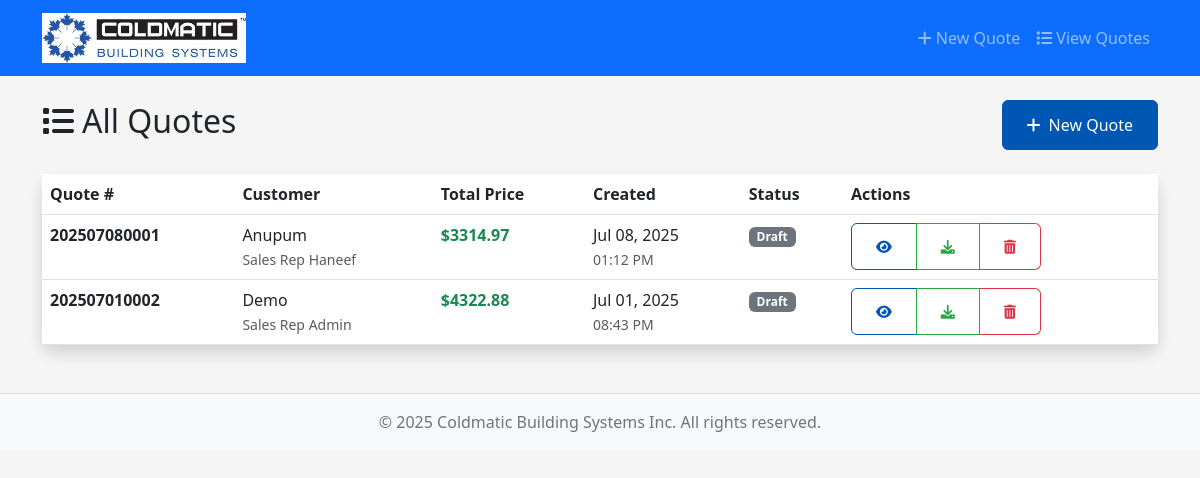
Screenshot of /quotes with the database file from the repository.
### models.py (models this page shows)
class Quote(db.Model):
    id = db.Column(Integer, primary_key=True)
    quote_number = db.Column(String(50), unique=True, nullable=False)
    created_date = db.Column(DateTime, default=datetime.utcnow)
    customer_name = db.Column(String(200))
    customer_address = db.Column(Text)
    attention_to = db.Column(String(200))
    base_price = db.Column(Numeric(10, 2), default=0.00)
    options_price = db.Column(Numeric(10, 2), default=0.00)
    labor_expense = db.Column(Numeric(10, 2), default=0.00)
    material_expense = db.Column(Numeric(10, 2), default=0.00)
    total_price = db.Column(Numeric(10, 2), default=0.00)
    doors = relationship('Door', back_populates='quote', cascade='all, delete-orphan')
    status = db.Column(String(20), default='draft')  # draft, sent, approved, etc.

### routes.py (the view)
@app.route('/quotes')
def list_quotes():
    quotes = Quote.query.order_by(Quote.created_date.desc()).all()
    return render_template('quotes_list.html', quotes=quotes)

### templates/quotes_list.html (shortened to what this page needs)
{% extends "base.html" %}
{% block content %}
<div class="row">
    <div class="col-12">
        <div class="d-flex justify-content-between align-items-center mb-4">
            <h2>
                <i class="fas fa-list me-2"></i>All Quotes
            </h2>
            <a href="{{ url_for('index') }}" class="btn btn-primary">
                <i class="fas fa-plus me-2"></i>New Quote
            </a>
        </div>
        {% if quotes %}
            <div class="card shadow">
                <div class="card-body p-0">
                    <div class="table-responsive">
                        <table class="table table-hover mb-0">
                            <thead class="bg-primary text-white">
                                <tr>
                                    <th>Quote #</th>
                                    <th>Customer</th>
                                    <th>Total Price</th>
                                    <th>Created</th>
                                    <th>Status</th>
                                    <th>Actions</th>
                                </tr>
                            </thead>
                            <tbody>
                                {% for quote in quotes %}
                                <tr>
                                    <td>
                                        <strong>{{ quote.quote_number }}</strong>
                                    </td>
                                    <td>
                                        {{ quote.customer_name }}
                                        {% if quote.attention_to %}
                                            <br><small class="text-muted">Sales Rep {{ quote.attention_to }}</small>
                                        {% endif %}
                                    </td>
                                    <td>
                                        <strong class="text-success">
                                            ${{ "%.2f"|format(quote.total_price|float if quote.total_price else 0) }}
                                        </strong>
                                    </td>
                                    <td>
                                        {{ quote.created_date.strftime('%b %d, %Y') if quote.created_date else 'N/A' }}
                                        <br><small class="text-muted">{{ quote.created_date.strftime('%I:%M %p') if quote.created_date else '' }}</small>
                                    </td>
                                    <td>
                                        {% if quote.status == 'draft' %}
                                            <span class="badge bg-secondary">Draft</span>
                                        {% elif quote.status == 'generated' %}
                                            <span class="badge bg-success">Generated</span>
                                        {% elif quote.status == 'sent' %}
                                            <span class="badge bg-primary">Sent</span>
                                        {% else %}
                                            <span class="badge bg-light text-dark">{{ quote.status|title }}</span>
                                        {% endif %}
                                    </td>
                                    <td>
                                        <div class="btn-group" role="group">
                                            <a href="{{ url_for('view_quote', quote_id=quote.id) }}"
                                               class="btn btn-sm btn-outline-primary" title="View Quote">
                                                <i class="fas fa-eye"></i>
                                            </a>
                                            <a href="{{ url_for('download_quote_pdf', quote_id=quote.id) }}"
                                               class="btn btn-sm btn-outline-success" title="Download PDF">
                                                <i class="fas fa-download"></i>
                                            </a>
                                            <form action="{{ url_for('delete_quote', quote_id=quote.id) }}" method="POST"
                                                  style="display:inline;" onsubmit="return confirm('Are you sure you want to delete Quote #{{ quote.quote_number }}? This action cannot be undone.');">
                                                <button type="submit" class="btn btn-sm btn-outline-danger delete-button-view" title="Delete Quote">
                                                    <i class="fas fa-trash-alt"></i>
                                                </button>
                                            </form>
                                        </div>
                                    </td>
                                </tr>
                                {% endfor %}
                            </tbody>
                        </table>
                    </div>
                </div>
            </div>
        {% endif %}
    </div>
</div>
{% endblock %}

### templates/base.html (shortened to what this page needs)
<!DOCTYPE html>
<html lang="en">
<head>
    <link href="https://cdn.jsdelivr.net/npm/bootstrap@5.3.0/dist/css/bootstrap.min.css" rel="stylesheet">
    <link href="https://cdnjs.cloudflare.com/ajax/libs/font-awesome/6.0.0/css/all.min.css" rel="stylesheet">
    <link href="{{ url_for('static', filename='css/style.css') }}" rel="stylesheet">
</head>
<body>
    <nav class="navbar navbar-expand-lg navbar-dark bg-primary">
        <div class="container">
            <a class="navbar-brand" href="{{ url_for('index') }}">
                <img height="50" width="auto" src="{{ url_for('static', filename='images/logo.jpg') }}" alt="LOGO" srcset="">
            </a>
            <div class="navbar-nav ms-auto">
                <a class="nav-link" href="{{ url_for('index') }}">
                    <i class="fas fa-plus me-1"></i>New Quote
                </a>
                <a class="nav-link" href="{{ url_for('list_quotes') }}">
                    <i class="fas fa-list me-1"></i>View Quotes
                </a>
            </div>
        </div>
    </nav>
    <main class="container mt-4">
        {% block content %}{% endblock %}
    </main>
    <footer class="bg-light text-center py-3 mt-5">
        <div class="container">
            <p class="mb-0">&copy; 2025 Coldmatic Building Systems Inc. All rights reserved.</p>
        </div>
    </footer>
</body>
</html>

### static/css/style.css (style rules this page uses)
:root { --primary-color: #0056b3; --secondary-color: #6c757d; --success-color: #28a745; --warning-color: #ffc107; --danger-color: #dc3545; --light-color: #f8f9fa; --dark-color: #343a40; }
body { font-family: 'Segoe UI', Tahoma, Geneva, Verdana, sans-serif; background-color: #f5f5f5; }
.navbar-brand { font-weight: 600; font-size: 1.3rem; }
.card { border: none; border-radius: 10px; }
.btn { border-radius: 6px; font-weight: 500; padding: 0.75rem 1.5rem; transition: all 0.3s ease; }
.btn-primary { background-color: var(--primary-color); border-color: var(--primary-color); }
.btn-outline-primary { color: var(--primary-color); border-color: var(--primary-color); }
.btn-outline-success { color: var(--success-color); border-color: var(--success-color); }
footer { background-color: var(--light-color) !important; border-top: 1px solid #dee2e6; color: var(--secondary-color); }
.delete-button-view { border-radius: 0px 6px 6px 0px; border-left: none; }

### rows the page displays
Quote: quote_number "202507080001", customer_name "Anupum", attention_to "Haneef", total_price "3314.97", created_date "Jul 08, 2025", created_date "01:12 PM", status "Draft"
Quote: quote_number "202507010002", customer_name "Demo", attention_to "Admin", total_price "4322.88", created_date "Jul 01, 2025", created_date "08:43 PM", status "Draft"
